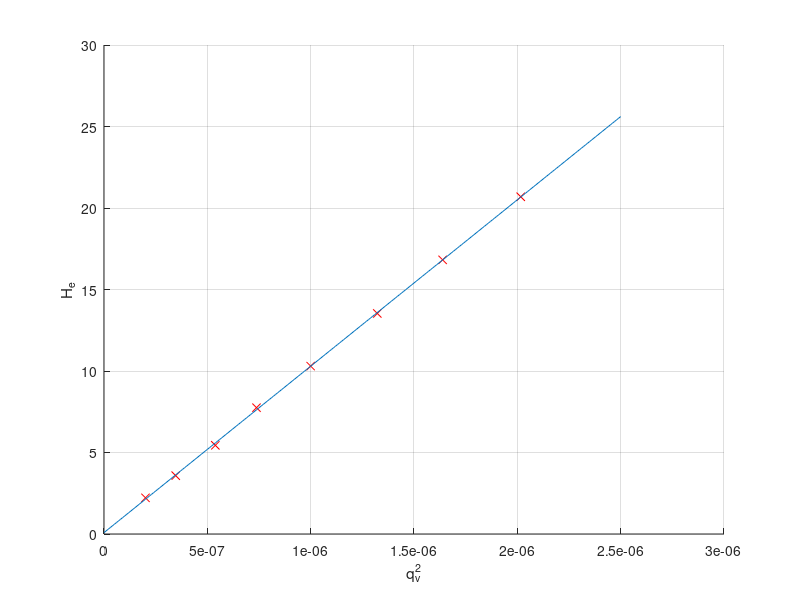

The MATLAB source for this figure:
clear, clc;
X = [4.48e-4; 5.89e-4; 7.34e-4; 8.59e-4; 1e-3; 1.15e-3; 1.28e-3; 1.42e-3];
Z = X.^2;
[m, n] = size(Z);
y = [2.22; 3.58; 5.44; 7.75; 10.3; 13.53; 16.82; 20.69];
figure, hold on, grid on;
plot(Z, y, 'rx');
xlabel('q_v^2');
ylabel('H_e');

Z = [ones(m, 1) Z];
theta = pinv(Z'* Z) * Z' * y

t = 0: 1e-8: 2.5e-6;
m_test = size(t, 2);
h = [ones(1, m_test); t]' * theta;
plot(t, h);

corrcoef(Z(:, 2), y)

